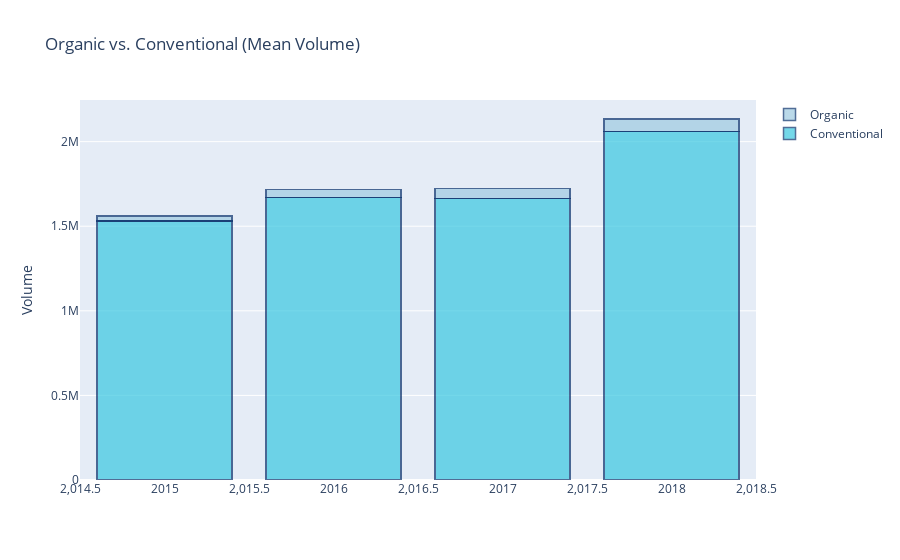

The notebook cell this image was saved under:
### Code cell
con=df[df['type']=='conventional'].groupby('year')['Total Volume'].agg('mean')
org=df[df['type']=='organic'].groupby('year')['Total Volume'].agg('mean')

trace1=go.Bar(x=con.index,y=con,name="Conventional",
             marker=dict(
        color='rgb(58,200,225)',
        line=dict(
            color='rgb(8,48,107)',
            width=1.5),
        ),
    opacity=0.7)

trace2=go.Bar(x=con.index,y=org,name="Organic",
             marker=dict(
        color='rgb(158,202,225)',
        line=dict(
            color='rgb(8,48,107)',
            width=1.5),
        ),
    opacity=0.7)

data=[trace1,trace2]

layout=go.Layout(barmode="stack",title="Organic vs. Conventional (Mean Volume)",
                yaxis=dict(title="Volume"))
fig=go.Figure(data=data,layout=layout)
py.iplot(fig)

### Figure 1 — Plotly figure (JSON) as saved in the notebook; plotly's stock layout.template omitted (floating-point values rounded to 4 significant figures)
{"data": [{"opacity": 0.7, "name": "Conventional", "y": [1530000.0, 1670000.0, 1665000.0, 2059000.0], "marker": {"color": "rgb(58,200,225)", "line": {"color": "rgb(8,48,107)", "width": 1.5}}, "x": [2015, 2016, 2017, 2018], "type": "bar"}, {"opacity": 0.7, "name": "Organic", "y": [31660.0, 46520.0, 58790.0, 74900.0], "marker": {"color": "rgb(158,202,225)", "line": {"color": "rgb(8,48,107)", "width": 1.5}}, "x": [2015, 2016, 2017, 2018], "type": "bar"}], "layout": {"barmode": "stack", "yaxis": {"title": {"text": "Volume"}}, "title": {"text": "Organic vs. Conventional (Mean Volume)"}}}
